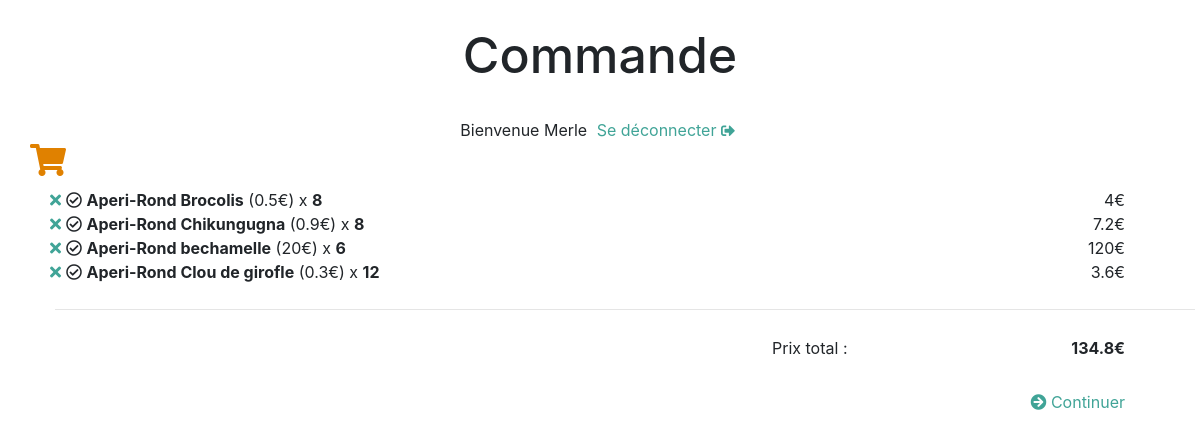
/index.php?cmd_usr=1 (signed in), run on the app's committed database.
### tables this page shows
CREATE TABLE IF NOT EXISTS `users` (
  `id` int(11) NOT NULL AUTO_INCREMENT,
  `email` varchar(50) NOT NULL,
  `password` varchar(50) NOT NULL,
  `nom` varchar(50) NOT NULL,
  `prenom` varchar(50) NOT NULL,
  `telephone` varchar(15) DEFAULT NULL,
  `numrue` int(11) DEFAULT NULL,
  `rue` varchar(100) DEFAULT NULL,
  `cp` int(11) DEFAULT NULL,
  `ville` varchar(100) DEFAULT NULL,
  `pays` varchar(50) NOT NULL,
  PRIMARY KEY (`id`)
);

CREATE TABLE IF NOT EXISTS `articles` (
  `id` int(11) NOT NULL AUTO_INCREMENT,
  `nom` varchar(50) NOT NULL,
  `description` varchar(200) NOT NULL,
  `stockid` int(11) NOT NULL,
  `prix` float NOT NULL,
  `satisfaction` float NOT NULL,
  PRIMARY KEY (`id`)
);

CREATE TABLE IF NOT EXISTS `cart` (
  `id` int(11) NOT NULL AUTO_INCREMENT,
  `user` int(11) NOT NULL,
  `article` int(11) NOT NULL,
  `quantity` int(11) NOT NULL,
  PRIMARY KEY (`id`)
);

### function/function.php (called while the page is built, shortened)
<?php
function GetTableSpe($database, $table, $field, $value) {
    $sql = "SELECT * FROM " . $table . " WHERE " . $field . " = " . $value . " ORDER BY id DESC";
    $query = $database->query($sql);
    $result = $query->fetchAll();
    return ($result);
}

### modules/tunnel.php (the view, shortened to what this page needs)
<div class="container">
    <div class="row">
        <?php
        if (!isset($_GET['part'])) {?>
                <div id='cart' class="row col-xs-12 col-sm-12 col-md-12 col-lg-12 col-xl-12">
                    <h2><i class="fas fa-shopping-cart"></i></h2>
                    <?php
                        $cart = GetTableSpe($database, "cart", 'user', $_SESSION['login'][0]);
                        $i = 0;
                        $total = 0;
                        while ($i < count($cart)) {
                            $article = GetTableSpe($database, 'articles', 'id', $cart[$i]['article']);
                            echo "<p class='cmd_list col-sm-12 col-xs-12 col-md-12 col-lg-12 col-xl-12'><a href='?del_cart=".$cart[$i]['id']."&cmd_usr=".$_GET['cmd_usr']."'><i class=\"fas fa-times\"></i></a><i class=\"far fa-check-circle\"></i> <strong>" . $article[0]['nom'] . "</strong> (".$article[0]['prix']."€) x <strong>" . $cart[$i]['quantity'] . "</strong><span id='prix' class='right'>".($article[0]['prix'] * $cart[$i]['quantity'])."€</span></p>";
                            $total += ($article[0]['prix'] * $cart[$i]['quantity']);
                            $i++;
                        }
                        if ($i != 0)
                            echo "<hr class='col-sm-12 col-xs-12 col-md-12 col-lg-12 col-xl-12'><span id='prix_tot' class='right col-sm-9 col-xs-9 col-md-9 col-lg-9 col-xl-9'>Prix total :</span><span id='prix_tot' class='right col-sm-3 col-xs-3 col-md-3 col-lg-3 col-xl-3'><strong>".$total."€</strong></span>";
                        else
                            echo "Aucun article dans le panier";
                        ?>
                </div>
                <div class="col-xs-12 col-sm-12 col-md-12 col-lg-12 col-xl-12">
                    <a href="?cmd_usr=<?php echo $_GET['cmd_usr']; ?>&part=1" class="continue"><i class="fas fa-arrow-circle-right"></i> Continuer</a>
                </div>
        <?php }?>
    </div>
</div>

### index.php (shortened to what this page needs)
<?php
    include "function/function.php";
    include "db_settings.php";
    $database = new PDO('mysql:host='.$host.';dbname='.$dbname, $user_db, $pwd_db);
?>
<!doctype html>
<html lang="fr">
    <head>
        <link href="./assets/css/bootstrap.min.css" rel="stylesheet">
        <link href="https://use.fontawesome.com/releases/v5.0.6/css/all.css" rel="stylesheet">
        <link href="./assets/css/aperirond.css" rel="stylesheet">
    </head>
    <body>
        <h1><?php if (!isset($_GET['cmd_usr'])) { echo "Aperi Rond"; } else { echo "Commande"; } ?></h1>
        <?php if(isset($_SESSION["login"])){
            $id = $_SESSION["login"][0];
            $prenom = $database->query("select prenom from users WHERE id = $id ");
            $prenom = $prenom->fetchAll();
            ?> <p style="text-align: center;">Bienvenue <?php echo $prenom[0]["prenom"]; ?>
                <a href="modules/logout.php" title="Déconnexion">Se déconnecter <i style="font-size: 14px;" class="fas fa-sign-out-alt"></i></a></p>
                <?php
        }
        if (empty($_GET['article']) || isset($_GET['add_to_cart']) || isset($_GET['del_cart']) || isset($_GET['cmd_usr'])) {
            if (isset($_GET['del_cart'])) {
               include "modules/del_cart.php";
            } else {
                if (isset($_GET['add_to_cart']))
                    include "modules/add_to_cart.php";
                else
                    if (isset($_GET['cmd_usr']))
                        include "modules/tunnel.php";
                    else
                        include "modules/list.php";
            }
        } else
            include "modules/article.php";
        ?>
    </body>
</html>

### assets/css/aperirond.css (style rules this page uses)
a { margin: 0; padding: 5px; border: 2px black solid; border-radius: 5px; color: #40A497; text-decoration: inherit; }
p>a { border: none; }
h1 { text-align: center; font-size: 50px; padding: 25px; }
h2>i { color: #E08100; }
p { margin: 0; }
.right { text-align: right; float: right; }
hr { margin: 25px; }
.continue { text-align: right; float: right; border: 0; margin: 25px; padding: 5px; background-color: inherit; }

### data on the page
users: prenom "Merle"
articles: nom "Aperi-Rond Brocolis", prix "0.5", $article[0]['prix']*$cart[$i]['quantity'] "4"
cart: quantity "8"
articles: nom "Aperi-Rond Chikungugna", prix "0.9", $article[0]['prix']*$cart[$i]['quantity'] "7.2"
cart: quantity "8"
articles: nom "Aperi-Rond bechamelle", prix "20", $article[0]['prix']*$cart[$i]['quantity'] "120"
cart: quantity "6"
articles: nom "Aperi-Rond Clou de girofle", prix "0.3", $article[0]['prix']*$cart[$i]['quantity'] "3.6"
cart: quantity "12"

### other printed values
$total "134.8"
